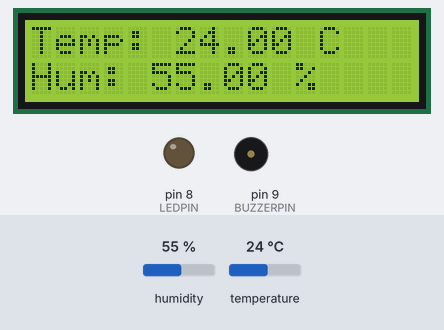
A sketch run on a simulated Arduino Uno, built with avr-gcc and run on an emulated ATmega328P. Parts: 16×2 character LCD, output pins drawn as LEDs (lit = HIGH), buzzer (waves = sounding, pin HIGH). The test bench sets the inputs (shaded band); at power-on: temperature 24 °C, humidity 55 %.

Above: at 1.2 s.
1.3 s: temperature set to 38 °C
At 3.3 s:
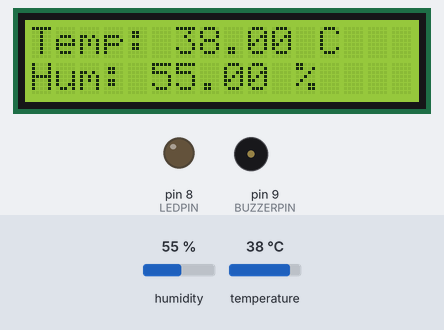
4.1 s: temperature set to 41 °C
At 5.5 s:
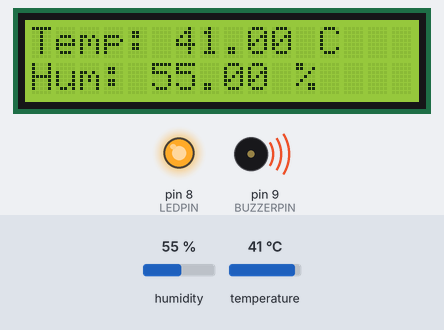
10.2 s: humidity set to 22 %
At 15.5 s:
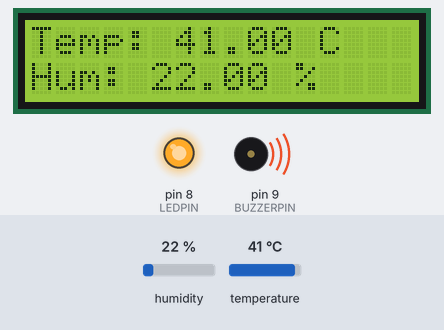
15.8 s: humidity set to 40 %
At 20.3 s:
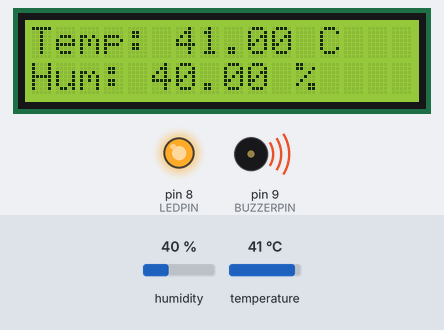
Timing chart, 0 to 21.8 s (numbered marks = the images above; inputs shaded):
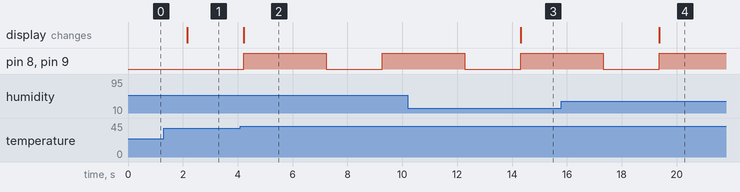

Measured:
- the behaviour switches between 39 and 40 °C on temperature (found by bisection; images 1 and 2)
- after the input at 1.3 s, the display: changes after 0.87 s (image 1)
- after the input at 4.1 s, pin 8 (LEDPIN), pin 9 (BUZZERPIN): LOW → HIGH after 0.12 s, → LOW 3.0 s later, → HIGH 2.1 s later; the display: changes after 0.12 s (image 2)
- after the input at 10.2 s, the display: changes after 4.1 s (image 3)
- after the input at 15.8 s, the display: changes after 3.6 s (image 4)

The sketch:

servo.ino
```cpp
#include <Wire.h>
#include <LiquidCrystal_I2C.h>
#include <DHT.h>

#define DHTPIN A0
#define DHTTYPE DHT11

// Pines
#define LEDPIN 8
#define BUZZERPIN 9

DHT dht(DHTPIN, DHTTYPE);
LiquidCrystal_I2C lcd(0x27, 16, 2);

void setup() {

  lcd.init();
  lcd.backlight();

  dht.begin();

  Serial.begin(9600);

  pinMode(LEDPIN, OUTPUT);
  pinMode(BUZZERPIN, OUTPUT);
}

void loop() {

  float h = dht.readHumidity();
  float t = dht.readTemperature();

  // Verifica errores
  if (isnan(h) || isnan(t)) {

    lcd.clear();
    lcd.setCursor(0,0);
    lcd.print("Error sensor");

    return;
  }

  // Mostrar datos en LCD
  lcd.clear();

  lcd.setCursor(0,0);
  lcd.print("Temp: ");
  lcd.print(t);
  lcd.print(" C");

  lcd.setCursor(0,1);
  lcd.print("Hum: ");
  lcd.print(h);
  lcd.print(" %");

  // ALARMA SI TEMPERATURA >= 40
  if (t >= 40) {

    digitalWrite(LEDPIN, HIGH);

    // Buzzer activo
    digitalWrite(BUZZERPIN, HIGH);

    delay(3000);

    digitalWrite(LEDPIN, LOW);

    digitalWrite(BUZZERPIN, LOW);
  }

  delay(2000);
}
```
